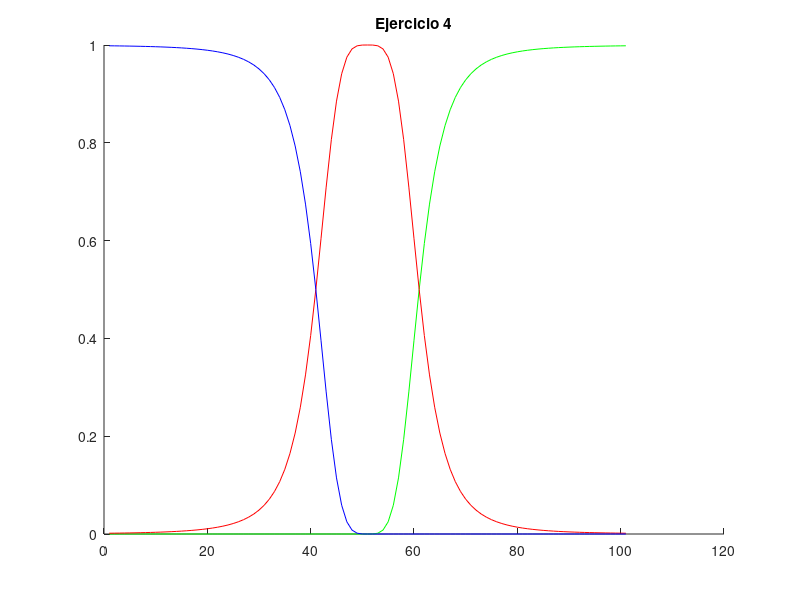

MATLAB code to generate this figure:
% Ejercicio 4

edad=0:1:100;
adulto=(1./(1+(((edad-50)./10).^4)));
bool1=[ones(1,51),zeros(1,50)];
bool2=[zeros(1,51),ones(1,50)]; %hacer con find buscar prijer elemento negativo
joven=(1-adulto).*bool1;
anciano=(1-adulto).*bool2;
figure;
title("Ejercicio 4");
hold on;
plot(anciano,'g');
plot(adulto,'r');
plot(joven,'b');
